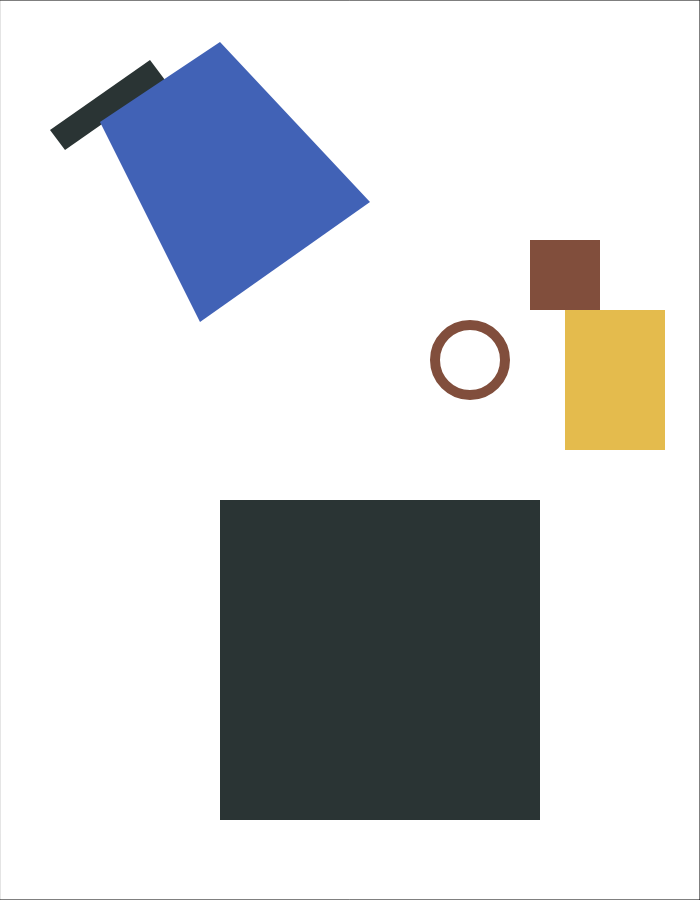
Frame 1 (no input)
Frame 60 (no input): identical to frame 1, image omitted
Frame 120 (the mouse pressed at the canvas centre since frame 60): identical to frame 1, image omitted

The p5.js sketch that drew this single still picture (run headless with seeded random() and noise() and a simulated clock; from frame 60 on, the mouse is pressed at the canvas centre):

// p5.js sketch
// ── sketch.js
let width = 700;
let height = 900;
let rect1X = 50;
let rect1Y = 130;
let blueRectX = rect1X+50;
let blueRectY = rect1Y-8;
let ellipseX = 470;
let ellipseY = 360;
let brownRectX = ellipseX+60;
let brownRectY = ellipseY-120;
let yellowRectX = brownRectX+35;
let yellowRectY = brownRectY+70; 

function setup() {
    createCanvas(width,height);
}

function draw() {
    background(255);
    strokeWeight(1);
    stroke(0);
    noFill();
    rect(0,0,width,height);
    
    // rect1
    fill(42,52,52);
    noStroke();
    quad(rect1X,rect1Y,rect1X+15,rect1Y+20,rect1Y+35,rect1X+30,rect1Y+20,rect1X+10);
    
    //buleRect
    fill(65,98,182);
    quad(blueRectX,blueRectY,blueRectX+100,blueRectY+200,blueRectX+270,blueRectY+80,blueRectX+120,blueRectY-80);
    // quad(blueRectX,blueRectY,0,0,0,0,0,0);

    //ellipse
    stroke(129,78,60);
    strokeWeight(10);
    noFill();
    ellipse(ellipseX,ellipseY,70,70);

    //brownRect
    fill(129,78,60);
    noStroke();
    rect(brownRectX,brownRectY,70,70);
    
    //yellowRect
    fill(228,187,77);
    noStroke();
    rect(yellowRectX,yellowRectY,100,140);

    //rect2
    fill(42,52,52);
    noStroke();
    rect(220,500,320,320);




}
